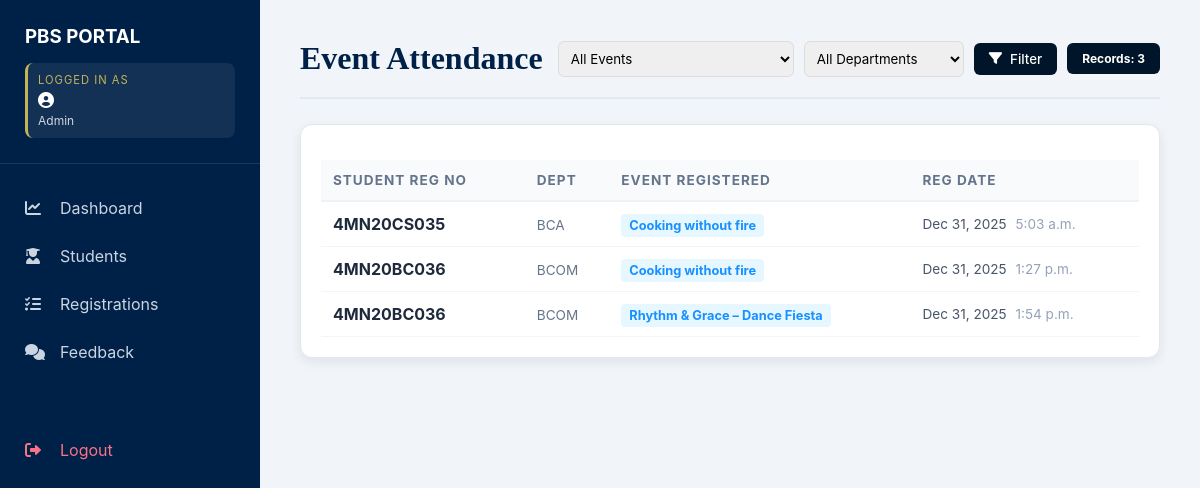
The app's page /events/registrations/ with its own data.
### events/models.py (models this page shows, shortened)
class EventRegistration(models.Model):
    student = models.ForeignKey('accounts.Student', on_delete=models.CASCADE, null=True, blank=True)
    event = models.ForeignKey(Event, on_delete=models.CASCADE)
    registration_date = models.DateTimeField(auto_now_add=True,null=True, blank=True)
    department=models.CharField(
        max_length=5,
        choices=DEPARTMENT_CHOICES,
        null=True,
        blank=True,
        help_text="Student Department at Registration"
    )
    class Meta:
        unique_together = ('student', 'event')  # ✅ Prevent duplicate registration

class Event(models.Model):
    title = models.CharField(max_length=200)
    description = models.TextField()
    date = models.DateTimeField()
    department = models.CharField(
        max_length=5,
        choices=DEPARTMENT_CHOICES,
        null=True,
        blank=True,
        help_text="Target Department (Optional)"
    )
    image = models.ImageField(
        upload_to='events/',
        null=True,
        blank=True
    )

### accounts/models.py (models this page shows, shortened)
class Student(models.Model):
    register_number = models.CharField(max_length=20, unique=True,null=True, blank=True)
    department = models.CharField(max_length=5, choices=DEPARTMENT_CHOICES)
    passed_out_year = models.IntegerField()

### events/views.py (the view)
# urls.py: path('registrations/', views.registered_users, name='registered_users'),
def registered_users(request):
    registrations = EventRegistration.objects.all().select_related('student', 'event')
    event_id = request.GET.get('event')
    dept = request.GET.get('department')
    if event_id:
        registrations = registrations.filter(event_id=event_id)
    if dept:
        registrations = registrations.filter(student__department=dept)
    all_events = Event.objects.all()
    context = {
        'registrations': registrations,
        'all_events': all_events,
        'user_role': request.session.get('user', 'Admin')
    }
    return render(request, 'registered_users.html', context)

### templates/registered_users.html (shortened to what this page needs)
{% extends "admin_dashboard.html" %}
{% block content %}
<div class="header-section" style="display: flex; justify-content: space-between; align-items: center; margin-bottom: 25px; flex-wrap: wrap; gap: 15px;">
    <h1>Event Attendance</h1>
    <div style="display: flex; gap: 10px; align-items: center; flex-wrap: wrap;">
        <form method="GET" action="" style="display: flex; gap: 10px; align-items: center;">
            <select name="event" class="select-input">
                <option value="">All Events</option>
            </select>
            <select name="department" class="select-input">
                <option value="">All Departments</option>
            </select>
            <button type="submit" class="btn-filter">
                <i class="fas fa-filter"></i> Filter
            </button>
        </form>
        <div class="badge" style="background: #001529; color: white; padding: 8px 15px; border-radius: 6px; font-weight: bold;">
            Records: {{ registrations.count }}
        </div>
    </div>
</div>
<div class="card" style="background: white; padding: 20px; border-radius: 12px; box-shadow: 0 4px 6px rgba(0,0,0,0.05);">
    <table style="width: 100%; border-collapse: collapse;">
        <thead>
            <tr style="border-bottom: 2px solid #f0f2f5;">
                <th style="text-align: left; padding: 12px; color: #64748b; font-size: 0.85rem;">STUDENT REG NO</th>
                <th style="text-align: left; padding: 12px; color: #64748b; font-size: 0.85rem;">DEPT</th>
                <th style="text-align: left; padding: 12px; color: #64748b; font-size: 0.85rem;">EVENT REGISTERED</th>
                <th style="text-align: left; padding: 12px; color: #64748b; font-size: 0.85rem;">REG DATE</th>
            </tr>
        </thead>
        <tbody>
            {% for reg in registrations %}
            <tr style="border-bottom: 1px solid #f0f2f5;">
                <td style="padding: 12px;"><strong>{{ reg.student.register_number }}</strong></td>
                <td style="padding: 12px;"><span style="font-size: 0.85rem; color: #64748b;">{{ reg.student.department }}</span></td>
                <td style="padding: 12px;">
                    <span class="badge" style="background:#e6f7ff; color:#1890ff; padding: 4px 8px; border-radius: 4px; font-size: 0.8rem;">
                        {{ reg.event.title }}
                    </span>
                </td>
                <td style="padding: 12px; color: #475569; font-size: 0.85rem;">
                    {{ reg.registration_date|date:"M d, Y" }} <span style="color: #94a3b8; margin-left: 5px;">{{ reg.registration_date|date:"P" }}</span>
                </td>
            </tr>
            {% empty %}
            <tr>
                <td colspan="4" style="text-align: center; padding: 20px; color: #94a3b8;">No records found.</td>
            </tr>
            {% endfor %}
        </tbody>
    </table>
</div>
{% endblock %}

### templates/admin_dashboard.html (shortened to what this page needs)
<!DOCTYPE html>
<html lang="en">
  <head>
    <link
      rel="stylesheet"
      href="https://cdnjs.cloudflare.com/ajax/libs/font-awesome/6.0.0/css/all.min.css"
    />
  </head>
  <body>
    <div class="sidebar">
      <div class="sidebar-header">
        <h3>PBS PORTAL</h3>
        <div class="user-tag">
          <p
            style="font-size: 0.7rem; color: var(--accent); letter-spacing: 1px"
          >
            LOGGED IN AS
          </p>
          <p style="font-weight: 600; margin: 3px 0">
            <i class="fas fa-user-circle"></i> {{ request.user.username }}
          </p>
          <p style="font-size: 0.75rem; opacity: 0.8">{{ user_role }}</p>
        </div>
      </div>
      <nav style="margin-top: 20px">
        <a
          href="{% url 'admin_dashboard' %}"
          class="menu-item {% if request.resolver_match.url_name == 'admin_dashboard' %}active{% endif %}"
        >
          <i class="fas fa-chart-line"></i><span>Dashboard</span>
        </a>
        <a href="{% url 'manage_students' %}" class="menu-item">
          <i class="fas fa-user-graduate"></i><span>Students</span>
        </a>
        <a href="{% url 'registered_users' %}" class="menu-item">
          <i class="fas fa-list-check"></i><span>Registrations</span>
        </a>
        <a href="{% url 'view_feedback' %}" class="menu-item">
          <i class="fas fa-comments"></i><span>Feedback</span>
        </a>
        <a
          href="{% url 'logout' %}"
          class="menu-item"
          style="color: var(--danger); margin-top: 50px"
        >
          <i class="fas fa-sign-out-alt"></i><span>Logout</span>
        </a>
      </nav>
    </div>
    <div class="main-content">
      {% block content %}{% endblock %}
    </div>
  </body>
</html>

### templates/admin_dashboard.html (style rules this page uses)
:root { --sidebar-bg: #002147; --accent: #c5b358; --bg: #f1f5f9; --white: #ffffff; --danger: #fb7185; --success: #10b981; }
* { margin: 0; padding: 0; box-sizing: border-box; font-family: "Inter", sans-serif; }
body { display: flex; background-color: var(--bg); min-height: 100vh; }
.sidebar { width: 260px; background: var(--sidebar-bg); color: white; position: fixed; height: 100vh; z-index: 1000; }
.sidebar-header { padding: 25px; border-bottom: 1px solid rgba(255, 255, 255, 0.1); }
.user-tag { margin-top: 15px; padding: 10px; background: rgba(255, 255, 255, 0.07); border-radius: 8px; border-left: 3px solid var(--accent); }
.menu-item { display: flex; align-items: center; padding: 14px 25px; text-decoration: none; color: #cbd5e1; transition: 0.3s; }
.menu-item i { margin-right: 15px; width: 20px; }
.main-content { margin-left: 260px; flex: 1; padding: 40px; width: calc(100% - 260px); }
.header-section { display: flex; justify-content: space-between; align-items: center; margin-bottom: 30px; }
table { width: 100%; border-collapse: collapse; margin-top: 15px; }
th { text-align: left; padding: 15px; background: #f8fafc; color: #64748b; font-size: 0.75rem; text-transform: uppercase; letter-spacing: 1px; }
td { padding: 15px; border-top: 1px solid #f1f5f9; vertical-align: middle; }
.badge { background: #e0f2fe; color: #0369a1; padding: 4px 10px; border-radius: 6px; font-size: 0.75rem; font-weight: bold; }
.main-content .header-section { display: flex; justify-content: space-between; align-items: center; margin-bottom: 30px; border-bottom: 2px solid #e2e8f0; padding-bottom: 20px; }
.main-content h1 { font-family: 'Merriweather', serif; color: #002147 !important; margin: 0; }
.main-content .card { background: #ffffff !important; border-radius: 12px !important; box-shadow: 0 4px 12px rgba(0,0,0,0.08) !important; padding: 20px; margin-top: 20px; border: 1px solid #e2e8f0; }
.main-content table { width: 100%; border-collapse: separate; border-spacing: 0; }
.main-content th { background-color: #f8fafc !important; color: #64748b !important; font-weight: 700; text-transform: uppercase; font-size: 0.75rem; padding: 15px; border-bottom: 2px solid #edf2f7; }
.main-content td { padding: 18px 15px; border-bottom: 1px solid #f1f5f9; color: #1e293b; vertical-align: middle; }

### templates/registered_users.html (style rules this page uses)
.btn-filter { background: #001529; color: white; padding: 8px 15px; border-radius: 6px; border: none; cursor: pointer; display: inline-flex; align-items: center; gap: 8px; font-weight: 500; transition: 0.3s; }
.select-input { padding: 8px; border-radius: 6px; border: 1px solid #ddd; outline: none; min-width: 160px; }

### records on screen
EventRegistration: student.register_number "4MN20CS035", student.department "BCA", event "Cooking without fire", registration_date "Dec 31, 2025", registration_date "5:03 a.m."
EventRegistration: student.register_number "4MN20BC036", student.department "BCOM", event "Cooking without fire", registration_date "Dec 31, 2025", registration_date "1:27 p.m."
EventRegistration: student.register_number "4MN20BC036", student.department "BCOM", event "Rhythm & Grace – Dance Fiesta", registration_date "Dec 31, 2025", registration_date "1:54 p.m."

### other values on screen
{{ user_role }} "Admin"
{{ registrations.count }} "3"
